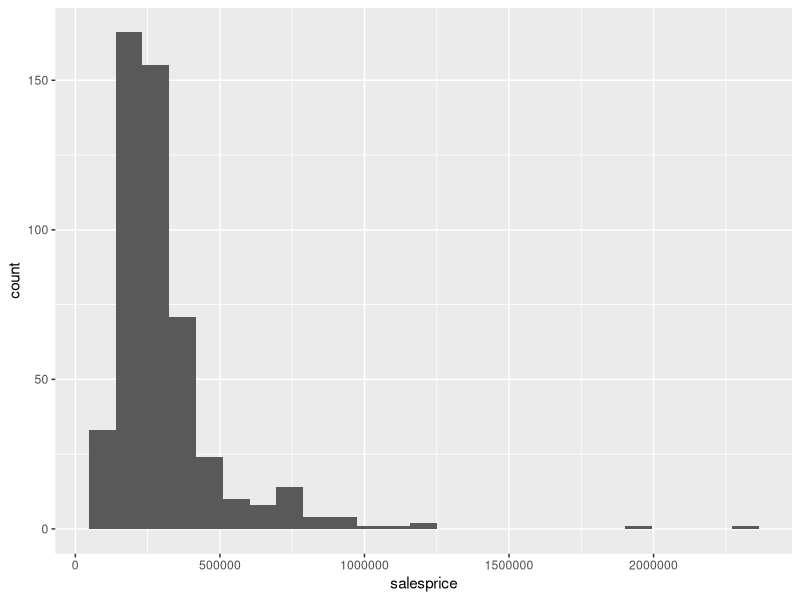
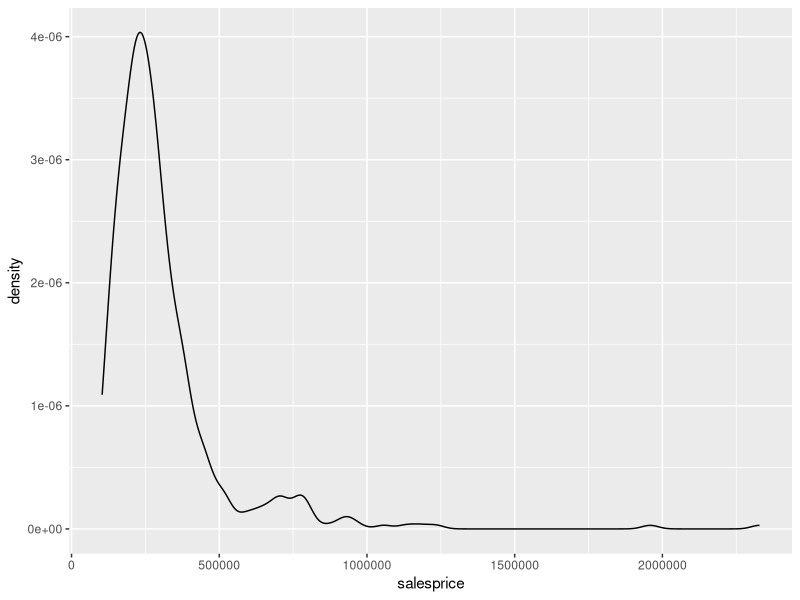
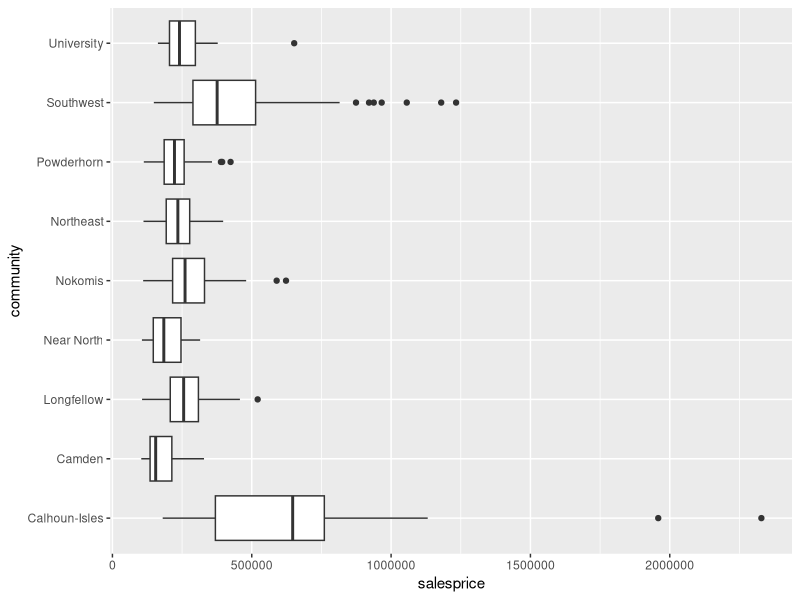
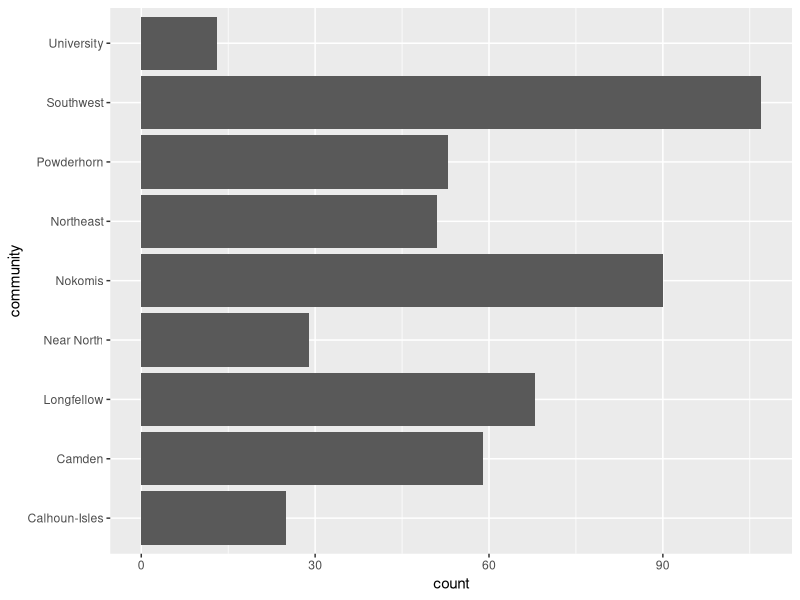
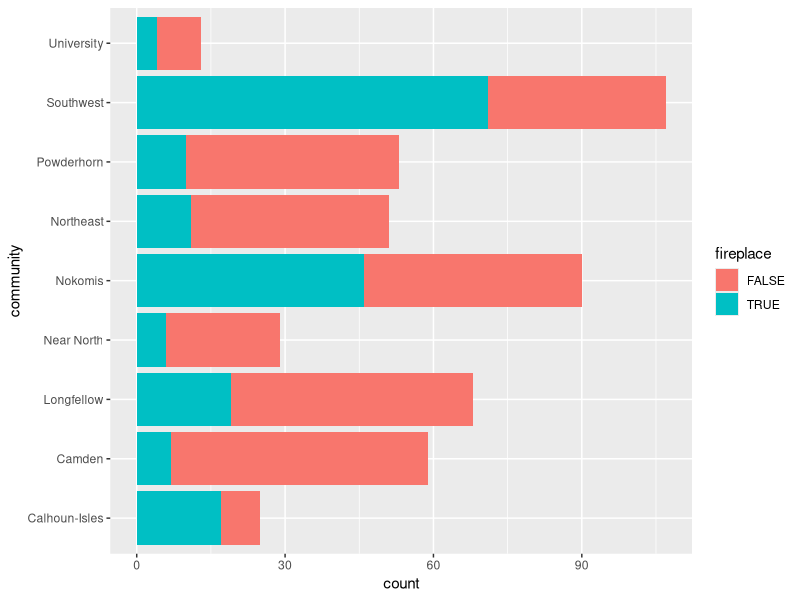
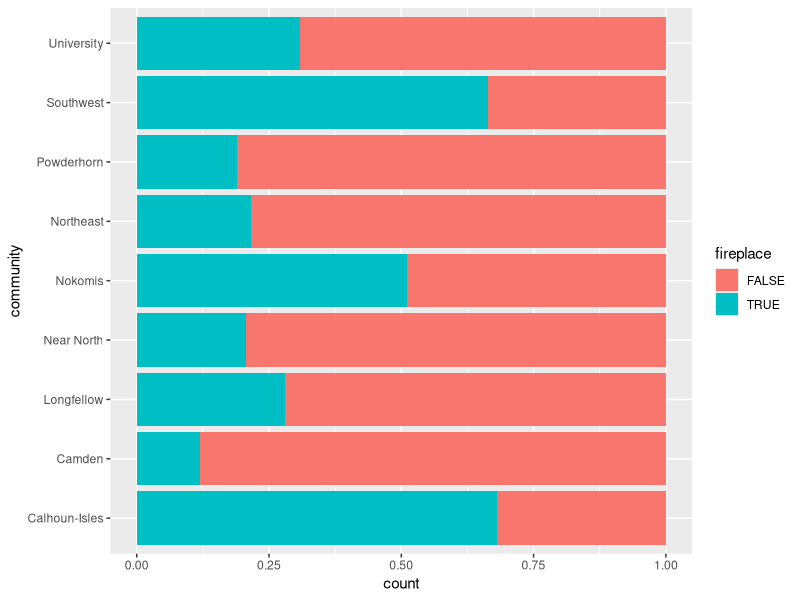

These charts were generated, in order, by the following R code:
## ---- chunk 1
library(tidyverse)
## ---- chunk 2
mn_homes <- read_csv("data/mn_homes.csv")
## ---- chunk 3

## ---- chunk 4
ggplot(data = mn_homes, 
       mapping = aes(x = salesprice)) + 
   geom_histogram(bins = 25)
## ---- chunk 5
ggplot(data = mn_homes, 
       mapping = aes(x = salesprice)) + 
   geom_density()
## ---- chunk 6
ggplot(data = mn_homes, 
       mapping = aes(x = community, y = salesprice)) + 
   geom_boxplot() + coord_flip()
## ---- chunk 7
ggplot(data = mn_homes) + 
  geom_bar(mapping = aes(x = community)) + coord_flip()
## ---- chunk 8
ggplot(data = mn_homes, mapping = aes(x = community, fill = fireplace)) + 
  geom_bar() +
  coord_flip()
## ---- chunk 9
ggplot(data = mn_homes, mapping = aes(x = community, fill = fireplace)) + 
  geom_bar(position = "fill") + coord_flip()
